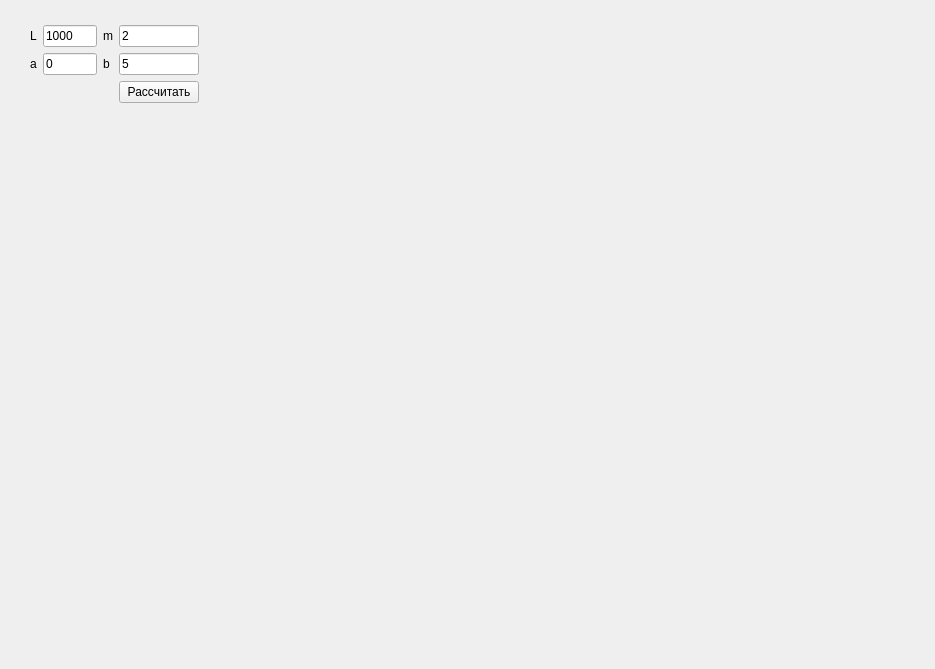
<?xml version="1.0" encoding="UTF-8"?>
<ui version="4.0">
 <class>MainWindow</class>
 <widget class="QMainWindow" name="MainWindow">
  <property name="geometry">
   <rect>
    <x>0</x>
    <y>0</y>
    <width>935</width>
    <height>669</height>
   </rect>
  </property>
  <property name="windowTitle">
   <string>MainWindow</string>
  </property>
  <property name="styleSheet">
   <string notr="true">QMainWindow {background-color: &quot;#ffffff&quot;}</string>
  </property>
  <widget class="QWidget" name="centralwidget">
   <property name="styleSheet">
    <string notr="true"/>
   </property>
   <layout class="QHBoxLayout" name="horizontalLayout">
    <property name="leftMargin">
     <number>30</number>
    </property>
    <property name="topMargin">
     <number>25</number>
    </property>
    <property name="rightMargin">
     <number>30</number>
    </property>
    <item>
     <layout class="QGridLayout" name="gridLayout">
      <property name="sizeConstraint">
       <enum>QLayout::SetMinimumSize</enum>
      </property>
      <item row="8" column="1">
       <spacer name="verticalSpacer">
        <property name="orientation">
         <enum>Qt::Vertical</enum>
        </property>
        <property name="sizeHint" stdset="0">
         <size>
          <width>20</width>
          <height>40</height>
         </size>
        </property>
       </spacer>
      </item>
      <item row="3" column="1">
       <widget class="QLineEdit" name="N">
        <property name="text">
         <string>1000</string>
        </property>
       </widget>
      </item>
      <item row="3" column="3">
       <widget class="QLineEdit" name="m">
        <property name="text">
         <string>2</string>
        </property>
       </widget>
      </item>
      <item row="3" column="0">
       <widget class="QLabel" name="label_3">
        <property name="text">
         <string>L</string>
        </property>
       </widget>
      </item>
      <item row="3" column="2">
       <widget class="QLabel" name="label_4">
        <property name="text">
         <string>m</string>
        </property>
       </widget>
      </item>
      <item row="4" column="0">
       <widget class="QLabel" name="label_5">
        <property name="text">
         <string>a</string>
        </property>
       </widget>
      </item>
      <item row="4" column="1">
       <widget class="QLineEdit" name="a">
        <property name="text">
         <string>0</string>
        </property>
       </widget>
      </item>
      <item row="5" column="3">
       <widget class="QPushButton" name="pushButton">
        <property name="text">
         <string>Рассчитать</string>
        </property>
       </widget>
      </item>
      <item row="4" column="3">
       <widget class="QLineEdit" name="b">
        <property name="text">
         <string>5</string>
        </property>
       </widget>
      </item>
      <item row="4" column="2">
       <widget class="QLabel" name="label">
        <property name="text">
         <string>b</string>
        </property>
       </widget>
      </item>
     </layout>
    </item>
    <item>
     <layout class="QVBoxLayout" name="placeholder_2">
      <item>
       <widget class="QWidget" name="placeholder" native="true">
        <property name="sizePolicy">
         <sizepolicy hsizetype="Expanding" vsizetype="Expanding">
          <horstretch>0</horstretch>
          <verstretch>0</verstretch>
         </sizepolicy>
        </property>
        <property name="minimumSize">
         <size>
          <width>700</width>
          <height>300</height>
         </size>
        </property>
        <property name="baseSize">
         <size>
          <width>100</width>
          <height>100</height>
         </size>
        </property>
        <layout class="QVBoxLayout" name="verticalLayout_2"/>
       </widget>
      </item>
     </layout>
    </item>
   </layout>
  </widget>
 </widget>
 <resources/>
 <connections>
  <connection>
   <sender>pushButton</sender>
   <signal>clicked()</signal>
   <receiver>MainWindow</receiver>
   <slot>plot()</slot>
   <hints>
    <hint type="sourcelabel">
     <x>112</x>
     <y>123</y>
    </hint>
    <hint type="destinationlabel">
     <x>368</x>
     <y>291</y>
    </hint>
   </hints>
  </connection>
 </connections>
 <slots>
  <slot>plot()</slot>
 </slots>
</ui>
